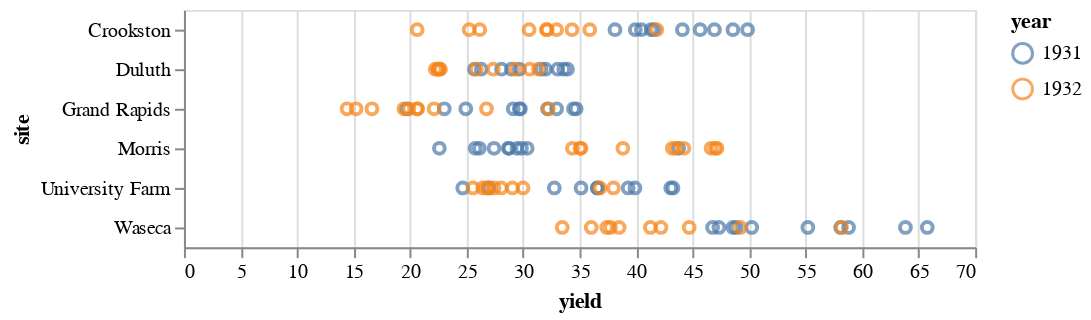

Source (notebook cell):
### Markdown cell above
## barley.json

The Becker’s Barley Trellis charts identify an anomoly in a widely used agriculatural dataset, which is called “The Morris Mistake”. It shows that "Morris" is the only site that is the reverse of other panels. It is usually displayed split into the sites, however I will aggregate the sites.

### Code cell
source = vega_datasets.barley()

alt.Chart(source).mark_point().encode(
    x = "yield",
    y = "site",
    color = "year:N",
    tooltip=("yield", "year")
)

### Figure 1 — Vega-Lite specification as saved in the notebook (floating-point values rounded to 4 significant figures)
{"config": {"view": {"continuousWidth": 400, "continuousHeight": 300}}, "data": {"name": "data-093ece8c35bb2d41094cfb6138ec810b"}, "mark": "point", "encoding": {"color": {"field": "year", "type": "nominal"}, "tooltip": [{"field": "yield", "type": "quantitative"}, {"field": "year", "type": "quantitative"}], "x": {"field": "yield", "type": "quantitative"}, "y": {"field": "site", "type": "nominal"}}, "$schema": "https://vega.github.io/schema/vega-lite/v4.17.0.json", "datasets": {"data-093ece8c35bb2d41094cfb6138ec810b": [{"yield": 27.0, "variety": "Manchuria", "year": 1931, "site": "University Farm"}, {"yield": 48.87, "variety": "Manchuria", "year": 1931, "site": "Waseca"}, {"yield": 27.43, "variety": "Manchuria", "year": 1931, "site": "Morris"}, {"yield": 39.93, "variety": "Manchuria", "year": 1931, "site": "Crookston"}, {"yield": 32.97, "variety": "Manchuria", "year": 1931, "site": "Grand Rapids"}, {"yield": 28.97, "variety": "Manchuria", "year": 1931, "site": "Duluth"}, {"yield": 43.07, "variety": "Glabron", "year": 1931, "site": "University Farm"}, {"yield": 55.2, "variety": "Glabron", "year": 1931, "site": "Waseca"}, {"yield": 28.77, "variety": "Glabron", "year": 1931, "site": "Morris"}, {"yield": 38.13, "variety": "Glabron", "year": 1931, "site": "Crookston"}, {"yield": 29.13, "variety": "Glabron", "year": 1931, "site": "Grand Rapids"}, {"yield": 29.67, "variety": "Glabron", "year": 1931, "site": "Duluth"}, {"yield": 35.13, "variety": "Svansota", "year": 1931, "site": "University Farm"}, {"yield": 47.33, "variety": "Svansota", "year": 1931, "site": "Waseca"}, {"yield": 25.77, "variety": "Svansota", "year": 1931, "site": "Morris"}, {"yield": 40.47, "variety": "Svansota", "year": 1931, "site": "Crookston"}, {"yield": 29.67, "variety": "Svansota", "year": 1931, "site": "Grand Rapids"}, {"yield": 25.7, "variety": "Svansota", "year": 1931, "site": "Duluth"}, {"yield": 39.9, "variety": "Velvet", "year": 1931, "site": "University Farm"}, {"yield": 50.23, "variety": "Velvet", "year": 1931, "site": "Waseca"}, {"yield": 26.13, "variety": "Velvet", "year": 1931, "site": "Morris"}, {"yield": 41.33, "variety": "Velvet", "year": 1931, "site": "Crookston"}, {"yield": 23.03, "variety": "Velvet", "year": 1931, "site": "Grand Rapids"}, {"yield": 26.3, "variety": "Velvet", "year": 1931, "site": "Duluth"}, {"yield": 36.57, "variety": "Trebi", "year": 1931, "site": "University Farm"}, {"yield": 63.83, "variety": "Trebi", "year": 1931, "site": "Waseca"}, {"yield": 43.77, "variety": "Trebi", "year": 1931, "site": "Morris"}, {"yield": 46.93, "variety": "Trebi", "year": 1931, "site": "Crookston"}, {"yield": 29.77, "variety": "Trebi", "year": 1931, "site": "Grand Rapids"}, {"yield": 33.93, "variety": "Trebi", "year": 1931, "site": "Duluth"}, {"yield": 43.27, "variety": "No. 457", "year": 1931, "site": "University Farm"}, {"yield": 58.1, "variety": "No. 457", "year": 1931, "site": "Waseca"}, {"yield": 28.7, "variety": "No. 457", "year": 1931, "site": "Morris"}, {"yield": 45.67, "variety": "No. 457", "year": 1931, "site": "Crookston"}, {"yield": 32.17, "variety": "No. 457", "year": 1931, "site": "Grand Rapids"}, {"yield": 33.6, "variety": "No. 457", "year": 1931, "site": "Duluth"}, {"yield": 36.6, "variety": "No. 462", "year": 1931, "site": "University Farm"}, {"yield": 65.77, "variety": "No. 462", "year": 1931, "site": "Waseca"}, {"yield": 30.37, "variety": "No. 462", "year": 1931, "site": "Morris"}, {"yield": 48.57, "variety": "No. 462", "year": 1931, "site": "Crookston"}, {"yield": 24.93, "variety": "No. 462", "year": 1931, "site": "Grand Rapids"}, {"yield": 28.1, "variety": "No. 462", "year": 1931, "site": "Duluth"}, {"yield": 32.77, "variety": "Peatland", "year": 1931, "site": "University Farm"}, {"yield": 48.57, "variety": "Peatland", "year": 1931, "site": "Waseca"}, {"yield": 29.87, "variety": "Peatland", "year": 1931, "site": "Morris"}, {"yield": 41.6, "variety": "Peatland", "year": 1931, "site": "Crookston"}, {"yield": 34.7, "variety": "Peatland", "year": 1931, "site": "Grand Rapids"}, {"yield": 32.0, "variety": "Peatland", "year": 1931, "site": "Duluth"}, {"yield": 24.67, "variety": "No. 475", "year": 1931, "site": "University Farm"}, {"yield": 46.77, "variety": "No. 475", "year": 1931, "site": "Waseca"}, {"yield": 22.6, "variety": "No. 475", "year": 1931, "site": "Morris"}, {"yield": 44.1, "variety": "No. 475", "year": 1931, "site": "Crookston"}, {"yield": 19.7, "variety": "No. 475", "year": 1931, "site": "Grand Rapids"}, {"yield": 33.07, "variety": "No. 475", "year": 1931, "site": "Duluth"}, {"yield": 39.3, "variety": "Wisconsin No. 38", "year": 1931, "site": "University Farm"}, {"yield": 58.8, "variety": "Wisconsin No. 38", "year": 1931, "site": "Waseca"}, {"yield": 29.47, "variety": "Wisconsin No. 38", "year": 1931, "site": "Morris"}, {"yield": 49.87, "variety": "Wisconsin No. 38", "year": 1931, "site": "Crookston"}, {"yield": 34.47, "variety": "Wisconsin No. 38", "year": 1931, "site": "Grand Rapids"}, {"yield": 31.6, "variety": "Wisconsin No. 38", "year": 1931, "site": "Duluth"}, {"yield": 26.9, "variety": "Manchuria", "year": 1932, "site": "University Farm"}, {"yield": 33.47, "variety": "Manchuria", "year": 1932, "site": "Waseca"}, {"yield": 34.37, "variety": "Manchuria", "year": 1932, "site": "Morris"}, {"yield": 32.97, "variety": "Manchuria", "year": 1932, "site": "Crookston"}, {"yield": 22.13, "variety": "Manchuria", "year": 1932, "site": "Grand Rapids"}, {"yield": 22.57, "variety": "Manchuria", "year": 1932, "site": "Duluth"}, {"yield": 36.8, "variety": "Glabron", "year": 1932, "site": "University Farm"}, {"yield": 37.73, "variety": "Glabron", "year": 1932, "site": "Waseca"}, {"yield": 35.13, "variety": "Glabron", "year": 1932, "site": "Morris"}, {"yield": 26.17, "variety": "Glabron", "year": 1932, "site": "Crookston"}, {"yield": 14.43, "variety": "Glabron", "year": 1932, "site": "Grand Rapids"}, {"yield": 25.87, "variety": "Glabron", "year": 1932, "site": "Duluth"}, {"yield": 27.43, "variety": "Svansota", "year": 1932, "site": "University Farm"}, {"yield": 38.5, "variety": "Svansota", "year": 1932, "site": "Waseca"}, {"yield": 35.03, "variety": "Svansota", "year": 1932, "site": "Morris"}, {"yield": 20.63, "variety": "Svansota", "year": 1932, "site": "Crookston"}, {"yield": 16.63, "variety": "Svansota", "year": 1932, "site": "Grand Rapids"}, {"yield": 22.23, "variety": "Svansota", "year": 1932, "site": "Duluth"}, {"yield": 26.8, "variety": "Velvet", "year": 1932, "site": "University Farm"}, {"yield": 37.4, "variety": "Velvet", "year": 1932, "site": "Waseca"}, {"yield": 38.83, "variety": "Velvet", "year": 1932, "site": "Morris"}, {"yield": 32.07, "variety": "Velvet", "year": 1932, "site": "Crookston"}, {"yield": 32.23, "variety": "Velvet", "year": 1932, "site": "Grand Rapids"}, {"yield": 22.47, "variety": "Velvet", "year": 1932, "site": "Duluth"}, {"yield": 29.07, "variety": "Trebi", "year": 1932, "site": "University Farm"}, {"yield": 49.23, "variety": "Trebi", "year": 1932, "site": "Waseca"}, {"yield": 46.63, "variety": "Trebi", "year": 1932, "site": "Morris"}, {"yield": 41.83, "variety": "Trebi", "year": 1932, "site": "Crookston"}, {"yield": 20.63, "variety": "Trebi", "year": 1932, "site": "Grand Rapids"}, {"yield": 30.6, "variety": "Trebi", "year": 1932, "site": "Duluth"}, {"yield": 26.43, "variety": "No. 457", "year": 1932, "site": "University Farm"}, {"yield": 42.2, "variety": "No. 457", "year": 1932, "site": "Waseca"}, {"yield": 43.53, "variety": "No. 457", "year": 1932, "site": "Morris"}, {"yield": 34.33, "variety": "No. 457", "year": 1932, "site": "Crookston"}, {"yield": 19.47, "variety": "No. 457", "year": 1932, "site": "Grand Rapids"}, {"yield": 22.7, "variety": "No. 457", "year": 1932, "site": "Duluth"}, {"yield": 25.57, "variety": "No. 462", "year": 1932, "site": "University Farm"}, {"yield": 44.7, "variety": "No. 462", "year": 1932, "site": "Waseca"}, {"yield": 47.0, "variety": "No. 462", "year": 1932, "site": "Morris"}, {"yield": 30.53, "variety": "No. 462", "year": 1932, "site": "Crookston"}, {"yield": 19.9, "variety": "No. 462", "year": 1932, "site": "Grand Rapids"}, {"yield": 22.5, "variety": "No. 462", "year": 1932, "site": "Duluth"}, {"yield": 28.07, "variety": "Peatland", "year": 1932, "site": "University Farm"}, {"yield": 36.03, "variety": "Peatland", "year": 1932, "site": "Waseca"}, {"yield": 43.2, "variety": "Peatland", "year": 1932, "site": "Morris"}, {"yield": 25.23, "variety": "Peatland", "year": 1932, "site": "Crookston"}, {"yield": 26.77, "variety": "Peatland", "year": 1932, "site": "Grand Rapids"}, {"yield": 31.37, "variety": "Peatland", "year": 1932, "site": "Duluth"}, {"yield": 30.0, "variety": "No. 475", "year": 1932, "site": "University Farm"}, {"yield": 41.27, "variety": "No. 475", "year": 1932, "site": "Waseca"}, {"yield": 44.23, "variety": "No. 475", "year": 1932, "site": "Morris"}, {"yield": 32.13, "variety": "No. 475", "year": 1932, "site": "Crookston"}, {"yield": 15.23, "variety": "No. 475", "year": 1932, "site": "Grand Rapids"}, {"yield": 27.37, "variety": "No. 475", "year": 1932, "site": "Duluth"}, {"yield": 38.0, "variety": "Wisconsin No. 38", "year": 1932, "site": "University Farm"}, {"yield": 58.17, "variety": "Wisconsin No. 38", "year": 1932, "site": "Waseca"}, {"yield": 47.17, "variety": "Wisconsin No. 38", "year": 1932, "site": "Morris"}, {"yield": 35.9, "variety": "Wisconsin No. 38", "year": 1932, "site": "Crookston"}, {"yield": 20.67, "variety": "Wisconsin No. 38", "year": 1932, "site": "Grand Rapids"}, {"yield": 29.33, "variety": "Wisconsin No. 38", "year": 1932, "site": "Duluth"}]}}
